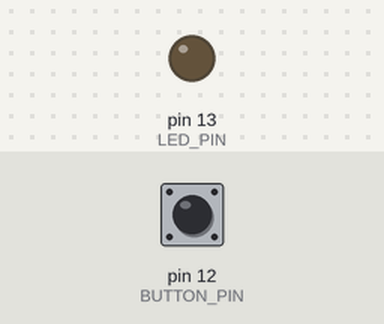
The sketch below on a simulated Arduino Uno, built with avr-gcc and run on an emulated ATmega328P. On the bench: output pins drawn as LEDs (lit = HIGH). The inputs (shaded band) are chosen by the test bench; at power-on: pin 12 (BUTTON_PIN) HIGH.

Above: at 1.2 s.
1.3 s: pin 12 (BUTTON_PIN) pulled LOW for 0.15 s
At 1.7 s:
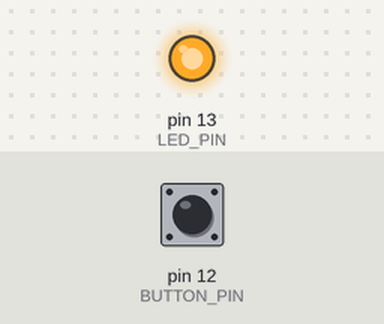
2.9 s: pin 12 (BUTTON_PIN) pulled LOW for 1 s
At 4.1 s:
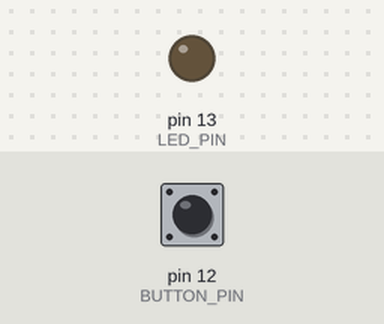
5.4 s: pin 12 (BUTTON_PIN) pulled LOW for 3.2 s
At 6.0 s:
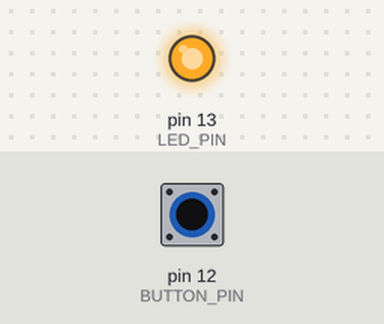
Timing chart, 0 to 8.4 s (numbered marks = the images above; inputs shaded):
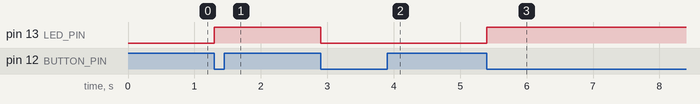

The sketch:

Button_change_state_led.ino.ino
```cpp
/*  Программа sketch_6_1 урока 6
 *  На каждое нажатие кнопки инвертирует состояние светодиода
 *  Работает неправильно из-за дребезга контактов */

#define LED_PIN 13     // номер вывода светодиода равен 13
#define BUTTON_PIN 12  // номер вывода кнопки равен 12

boolean buttonState;      // состояние кнопки
boolean buttonPrevState;  // предыдущее состояние кнопки
boolean ledState;         // состояние светодиода

void setup() {
  pinMode(LED_PIN, OUTPUT);        // определяем вывод 13 (светодиод) как выход
  pinMode(BUTTON_PIN, INPUT_PULLUP);  // определяем вывод 12 (кнопка) как вход
}

void loop() {

  buttonState= digitalRead(BUTTON_PIN); // записываем состояние кнопки в переменную buttonState

  if ( (buttonPrevState == HIGH) && (buttonState == LOW) ) {

    // предыдущее состояние кнопки - отжата, а текущее - нажата
    ledState= ! ledState;             // инверсия состояния светодиода
    digitalWrite(LED_PIN, ledState);  // запись состояния светодиода из переменной нв выход
  }

  buttonPrevState= buttonState;         // предыдущее состояние кнопки = текущему
}
```

Measured:
- after the input at 1.3 s, pin 13 (LED_PIN): LOW → HIGH at once
- after the input at 2.9 s, pin 13 (LED_PIN): HIGH → LOW at once
- after the input at 5.4 s, pin 13 (LED_PIN): LOW → HIGH at once
